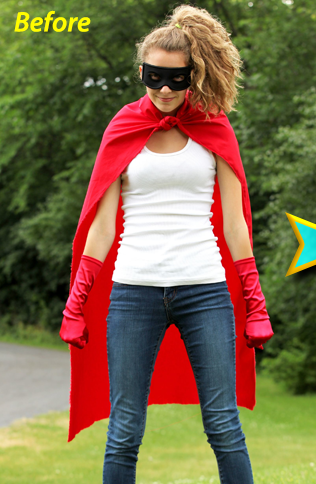
%> input picture Toonify TransformedReality/toonifys.bmp, 316 x 484 px
$ octave Toonify.m   (GNU Octave 9; MATLAB toolbox functions it lacks are replaced by stand-ins)
%> lines starting %> are read from the running program, lines starting %| are printed output that depends on the picture; in (x1, y1, x2, y2) boxes, pixels count from 0 and x2, y2 are one past the last pixel; in counts of white or black regions, pixels touching at a corner belong together; the program's own positions count from 1
clear all ; close all ; clc;
I = imread('toonifys.bmp');
%> I is the input picture: size 484x316x3 uint8; mean R, G, B 126.9, 106.4, 74.6
%I = imread('toonifys2.bmp');
se = strel('disk',1); % Kenar genisletme elemanlarý tanimlandi
figure(1), imshow(I);
title ('Orjinal Goruntu');

%% Ilk eleman
R = I(:,:,1); % Median Filtresi Uygulamasý / Median Filter
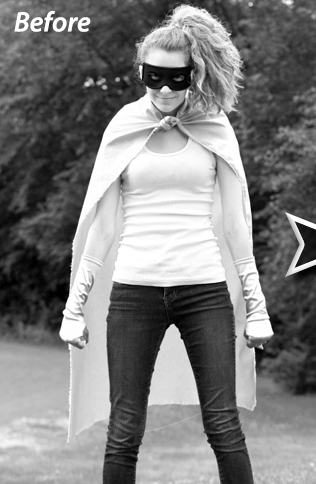
%> R: size 484x316 uint8; min 0, max 255, mean 126.9
G = I(:,:,2);
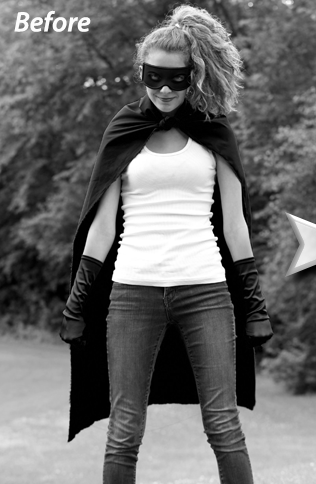
%> G: size 484x316 uint8; min 0, max 255, mean 106.4
B = I(:,:,3);
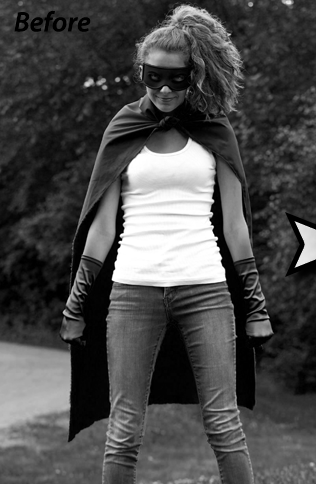
%> B: size 484x316 uint8; min 0, max 255, mean 74.6
I2(:,:,1) = medfilt2(R);
I2(:,:,2) = medfilt2(G);
I2(:,:,3) = medfilt2(B);
%> I2: size 484x316x3 uint8

figure(2) , imshow(I2);
title ('Median Uygulanmis Goruntu');

R = I2(:,:,1); % Goruntu Duzenlemesi / Image Adjusting
G = I2(:,:,2); % Goruntu kalitesi bakýmýndan imadjust filtresinden yararlanildi
B = I2(:,:,3);
J(:,:,1) = imadjust(R);
J(:,:,2) = imadjust(G);
J(:,:,3) = imadjust(B);
%> J: size 484x316x3 uint8

figure(3) , imshow(J);
title('Image Adjusting Uygulanmis Goruntu');


Brr = edge(J(:,:,1),'canny',0.1); % Kenar Cikarma(Bulma) Uygulamasý / Edge Finding
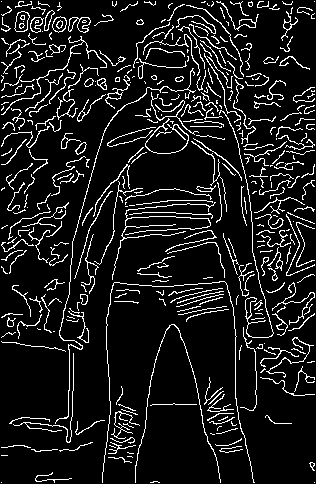
%> Brr: size 484x316 logical; 10.4% white in thin lines or dots
Bgg = edge(J(:,:,2),'canny',0.1); % Kenar bulma filtreleri arasidan en uygunu canny secildi
%> Bgg: size 484x316 logical; 10.5% white in thin lines or dots
Bbb = edge(J(:,:,3),'canny',0.1);
%> Bbb: size 484x316 logical; 8.8% white in thin lines or dots
Bb = imdilate (Bbb,se);
%> Bb: size 484x316 logical; 23.8% white; 75 white regions (4 under 20 px), largest, box (x1, y1, x2, y2) and area: (49, 4, 316, 338) 13225, (0, 138, 258, 484) 11423, (13, 3, 92, 34) 1127
Bg = imdilate (Bgg,se);
%> Bg: size 484x316 logical; 28.1% white; 69 white regions (9 under 20 px), largest, box (x1, y1, x2, y2) and area: (0, 4, 316, 484) 26840, (0, 1, 134, 149) 4733, (203, 373, 255, 484) 1440
Br = imdilate (Brr,se);
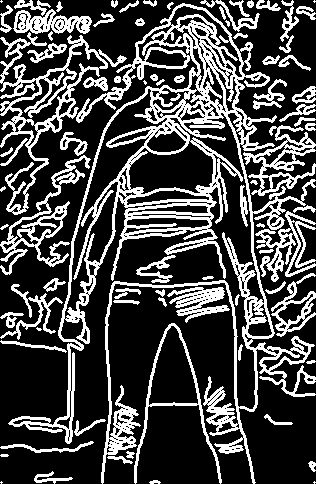
%> Br: size 484x316 logical; 27.9% white; 82 white regions (8 under 20 px), largest, box (x1, y1, x2, y2) and area: (8, 3, 316, 484) 22227, (0, 32, 127, 215) 3895, (0, 155, 91, 275) 2000


for i=1:size(Br,1)  % Her bir RGB elemanýnda bulunan kenarlar orjinal goruntuye aktarildi
    for j=1:size(Br,2)
        if((Br(i,j)==1 && Bg(i,j)==1) || (Bb(i,j)==1 && Bg(i,j)==1) || (Br(i,j)==1 && Bb(i,j)==1))
            J(i,j,:)= 0;
        end
    end
end
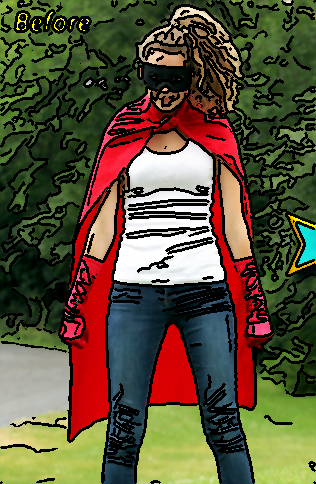
%> J: size 484x316x3 uint8; mean R, G, B 90.2, 79.9, 55.5


figure(4) , imshow(J);
title('Kenar Filtreleme Uygulanmis Goruntu');

J1 = imdilate(J,se); % Kenar Genisletme / Edge Dilation


figure(5), imshow(J1);
title('Kenar Genisletme Uygulanmis Goruntu');

%% Ikinci eleman

% Bilateral Filter
% Goruntunun double ve bit araligi [0,1] araliginda olmali
img = double(imread('toonifys.bmp'))/255;
%img = double(imread('toonifys2.bmp'))/255;

img = img+0.03*randn(size(img));
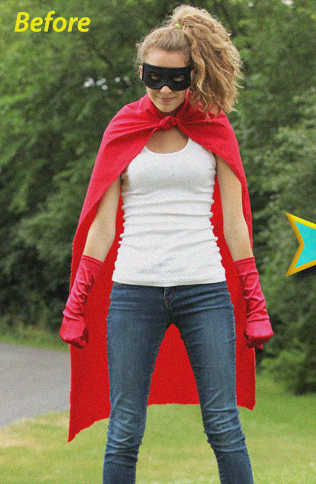
%> img: size 484x316x3 double; mean R, G, B 0.497, 0.417, 0.292; mean of the top-left, top-right, bottom-left and bottom-right quarters 0.351, 0.429, 0.425, 0.404; drawn with min black and max white
img(img<0) = 0; img(img>1) = 1;
%> after `img(img<0) = 0`: img: size 484x316x3 double; 7.34% of pixels changed, all inside (x1, y1, x2, y2) = (0, 12, 316, 468)
%> after `img(img>1) = 1`: img: size 484x316x3 double; mean R, G, B 0.497, 0.418, 0.293; mean of the top-left, top-right, bottom-left and bottom-right quarters 0.351, 0.429, 0.426, 0.405

% Bilateral filtre parametreleri ayarlandý
w     = 5;       % bilateral filtre yari genislik
sigma = [3 0.1]; % bilateral filtre standart sapmasi

% Goruntuye bilateral filtre uygulama
%> (the run ends here)

$ run again, with Toonify TransformedReality/toonifys2.bmp copied over Toonify TransformedReality/toonifys.bmp
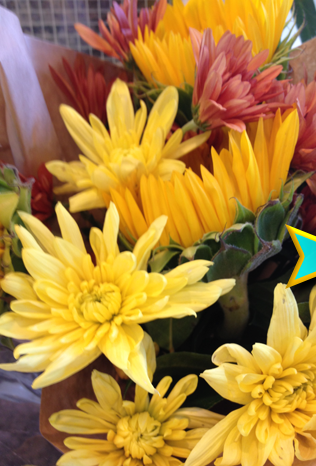
%> input picture Toonify TransformedReality/toonifys2.bmp, 316 x 466 px
%> I is the input picture: size 466x316x3 uint8; mean R, G, B 171.1, 129.9, 58.4
%> `Brr = edge(J(:,:,1),'canny',0.1);`:
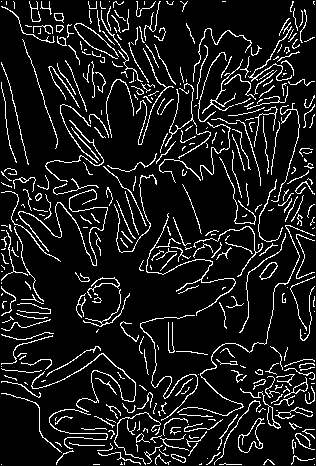
%> Brr: size 466x316 logical; 10.5% white in thin lines or dots
%> Bgg: size 466x316 logical; 12.4% white in thin lines or dots
%> Bbb: size 466x316 logical; 11.9% white in thin lines or dots
%> Bb: size 466x316 logical; 31.5% white; 95 white regions (9 under 20 px), largest, box (x1, y1, x2, y2) and area: (0, 61, 316, 466) 13248, (135, 16, 316, 209) 7594, (88, 167, 316, 326) 6421
%> Bg: size 466x316 logical; 32.8% white; 100 white regions (20 under 20 px), largest, box (x1, y1, x2, y2) and area: (0, 0, 316, 466) 34638, (205, 334, 316, 466) 3630, (128, 276, 196, 318) 646
%> Br: size 466x316 logical; 27.8% white; 94 white regions (19 under 20 px), largest, box (x1, y1, x2, y2) and area: (0, 0, 316, 466) 25113, (0, 186, 114, 317) 2573, (205, 345, 316, 466) 2497
%> `img = img+0.03*randn(size(img));`:
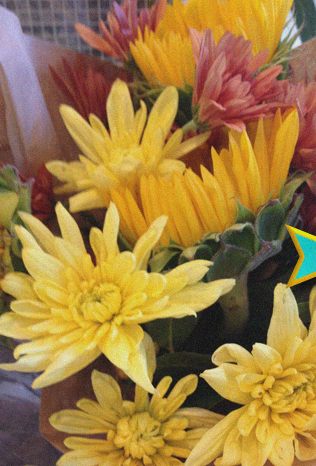
%> img: size 466x316x3 double; mean R, G, B 0.671, 0.509, 0.229; mean of the top-left, top-right, bottom-left and bottom-right quarters 0.463, 0.462, 0.525, 0.428; drawn with min black and max white
